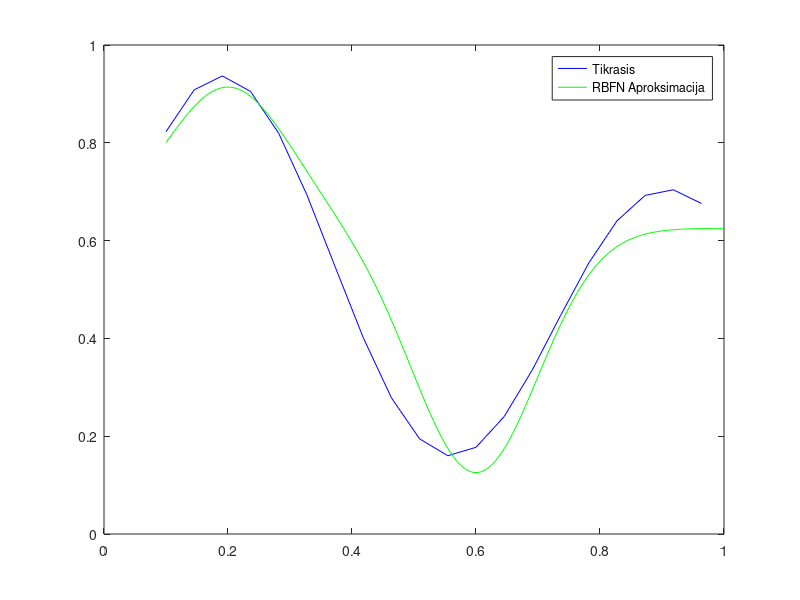

Write MATLAB code to recreate this figure.
clc;
clear;

% Įvestis ir norimas išvesties rezultatas
x = 0.1:1/22:1;
d = (1 + 0.6 * sin(2 * pi * x / 0.7) + 0.3 * sin(2 * pi * x)) / 2;

% RBF centrų ir spindulių pasirinkimas
c1 = 0.2; % Centro c1 reikšmė
r1 = 0.1; % Spindulio r1 reikšmė
c2 = 0.6; % Centro c2 reikšmė
r2 = 0.1; % Spindulio r2 reikšmė

% Inicializuojame svorius ir poslinkį išvesties sluoksniui
w1 = rand(1); % Svoris nuo pirmo RBF iki išvesties
w2 = rand(1); % Svoris nuo antro RBF iki išvesties
w0 = rand(1); % Poslinkis išvesties sluoksniui

eta = 0.01; % Mokymosi tempas

% Mokymas naudojant perceptrono mokymo algoritmą
for epoch = 1:50000
    for i = 1:length(x)
        % Skaičiuojame RBF tinklo išėjimus
        f1 = exp(-(x(i)-c1)^2/(2*r1^2));
        f2 = exp(-(x(i)-c2)^2/(2*r2^2));

        % Išvesties sluoksnis
        y_output = w1 * f1 + w2 * f2 + w0;

        % Klaidos skaičiavimas
        e = d(i) - y_output;

        % Atnaujiname svorius
        w1 = w1 + eta * e * f1;
        w2 = w2 + eta * e * f2;
        w0 = w0 + eta * e;
    end
end

% Testuojame RBF tinklą
X_test = 0.1:1/220:1;
Y_test = zeros(1, length(X_test));

for i = 1:length(X_test)
    f1_test = exp(-(X_test(i)-c1)^2/(2*r1^2));
    f2_test = exp(-(X_test(i)-c2)^2/(2*r2^2));
    Y_test(i) = w1 * f1_test + w2 * f2_test + w0;
end

% Braižome grafiką
plot(x, d, 'b', X_test, Y_test, 'g');
legend('Tikrasis', 'RBFN Aproksimacija');
